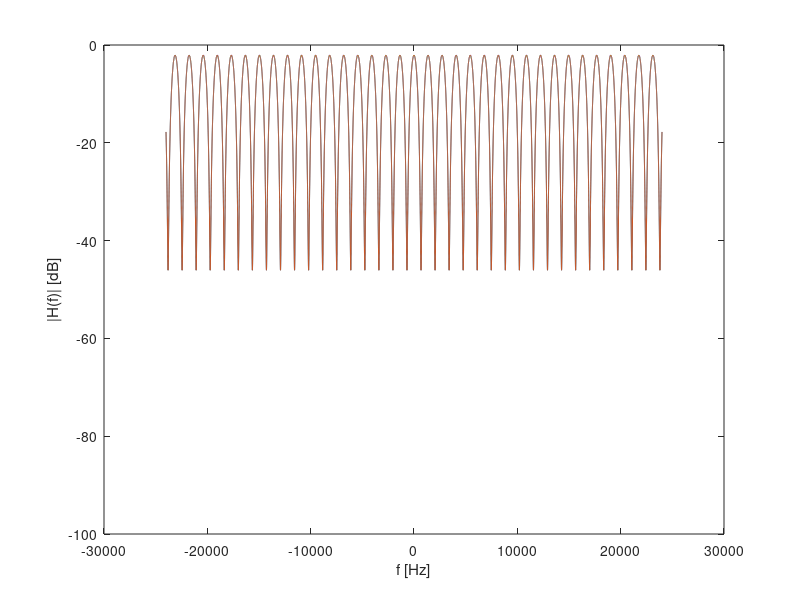
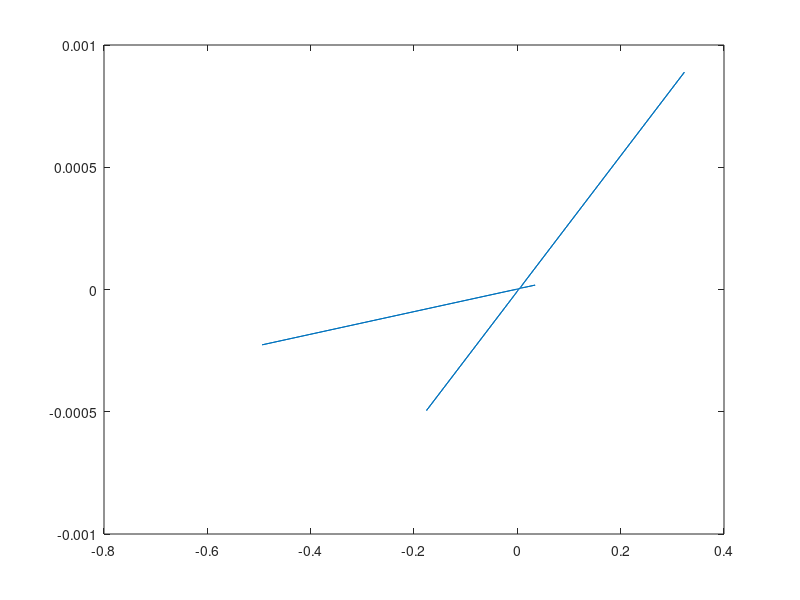

These charts were generated, in order, by the following MATLAB code:
clc; clear all; close all hidden;

alpha_r = 0.4;
alpha_d = 0.5;
d_m = 0.15; %m
d_d = 0.05; %m
v = 340; %m/s

tau_r = 2*d_m/v;
tau_d = d_d/v;
delta_tau = tau_r - tau_d;

transfertFunction = @(f) alpha_r*exp(1i*2*pi*f*tau_r) + alpha_d*exp(1i*2*pi*f*tau_d);
transfertFunctionNorm = @(f) sqrt(alpha_r^2 + alpha_d^2 + 2*alpha_r*alpha_d*cos(2*pi*f*delta_tau));

f = linspace(-24000, 24000,48000);
plot(f, 20*log(abs(transfertFunctionNorm(f))), f, 20*log((transfertFunctionNorm(f))));
xlabel('f [Hz]');
ylabel('|H(f)| [dB]');
ylim([-100, 0]);

figure;
ifft_results = ifft(transfertFunction(f));
plot(ifft_results)

